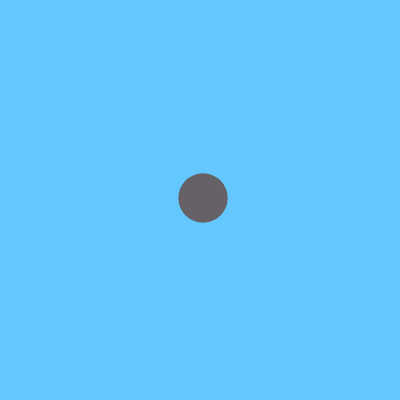
Frame 1 (no input)
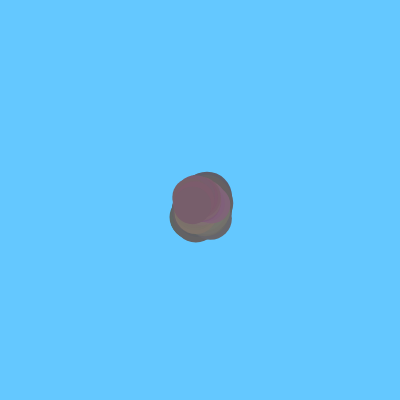
Frame 60 (no input)
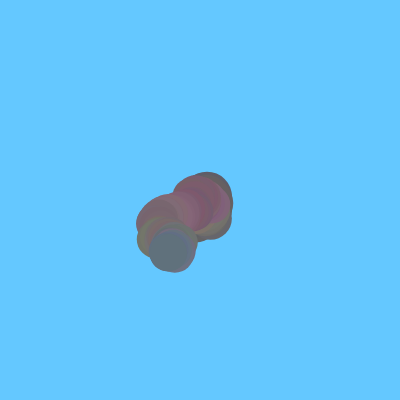
Frame 120 (the mouse pressed at the canvas centre since frame 60)

The p5.js sketch that drew these frames (run headless with seeded random() and noise() and a simulated clock; from frame 60 on, the mouse is pressed at the canvas centre):

// p5.js sketch
// ── sketch.js
let x, y, red, green, blue, size;
function setup() {
  createCanvas(400, 400);
  background(100, 200, 300);
  x = width / 2;
  y = height / 2;
  red = 100;
  green = 100;
  blue = 100;
  size = 50;
}

function draw() {
    red = red + random(-5, 5);
    green = green + random(-5, 5);
    blue = blue + random(-5, 5);
    size = size + random(-2, 2);
    x = x + random(-5, 5);
    if (x < 0) { // prevent running off edge
        x = 0;
    } else if (x > width) {
        x = width;
    }
    y = y + random(-5, 5);
    if (y < 0) { // prevent running off edge
        y = 0;
    } else if (y > height) {
        y = height;
    }
    noStroke();
    fill(red, green, blue);
    ellipse(x, y, size);
}
